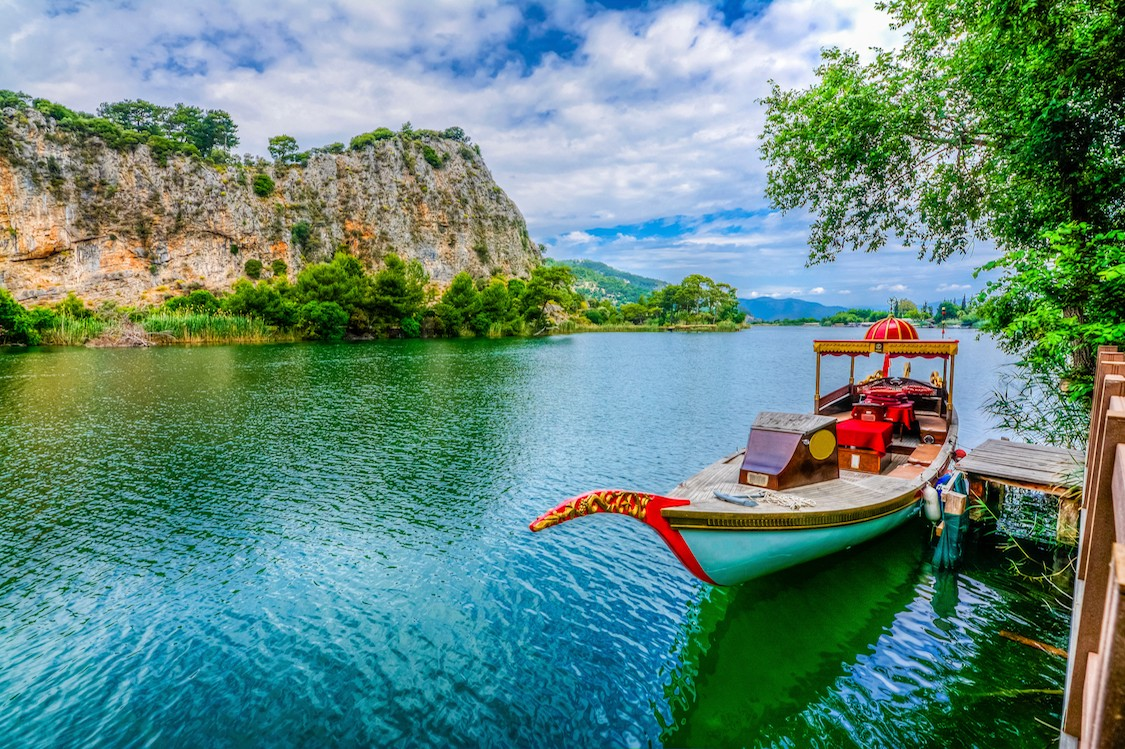
#> input picture resim2.jpg, 1125 x 749 px
$ python 'görev2.py'
#> lines starting #> are read from the running program, lines starting #| are printed output that depends on the picture
import cv2
import numpy as np
from matplotlib import pyplot as plt
import os

# 1. KENDİ CALCHIST FONKSİYONUMUZ

def kendi_calc_hist(kanal):
    """
    OpenCV'nin cv2.calcHist fonksiyonunu taklit eder.
    Tek bir renk kanalındaki piksel frekanslarını hesaplar.
    """
    hist = np.zeros(256, dtype=int)
    height, width = kanal.shape

    # Principle of Spatial Locality (Row-Major Order)
    for y in range(height):
        for x in range(width):
            piksel_degeri = kanal[y, x]
            hist[piksel_degeri] += 1

    return hist

# 2. GÖRSELİ OKUMA VE İŞLEME

script_dir = os.path.dirname(os.path.abspath(__file__))
image_path = os.path.join(script_dir, 'resim2.jpg')

# Türkçe karakter engelini aşarak okuma
img = cv2.imdecode(np.fromfile(image_path, dtype=np.uint8), cv2.IMREAD_COLOR)
#> img is the input picture: shape (749, 1125, 3); mean B, G, R 125.8, 137.1, 99.2

if img is None:
    print("Hata: 'resim2.jpg' dosyası okunamadı!")
else:
    # BGR Kanallarını ayırma
    blue_channel = img[:, :, 0]
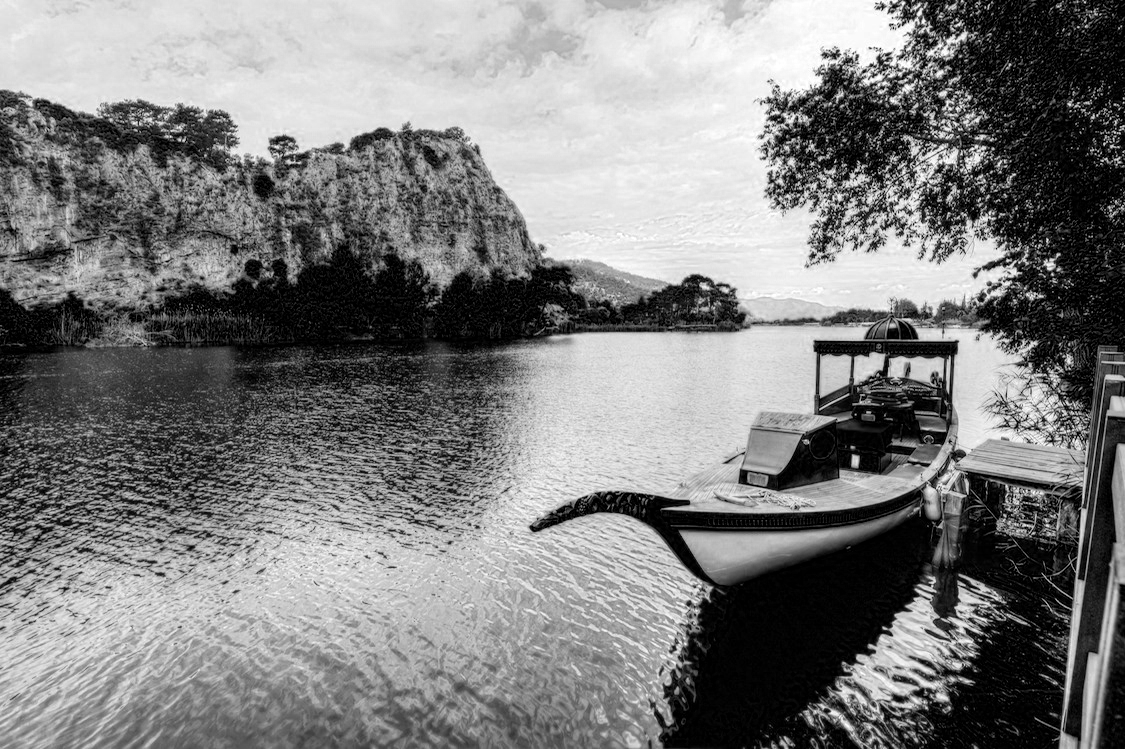
#> blue_channel: shape (749, 1125); min 0, max 255, mean 125.8
    green_channel = img[:, :, 1]
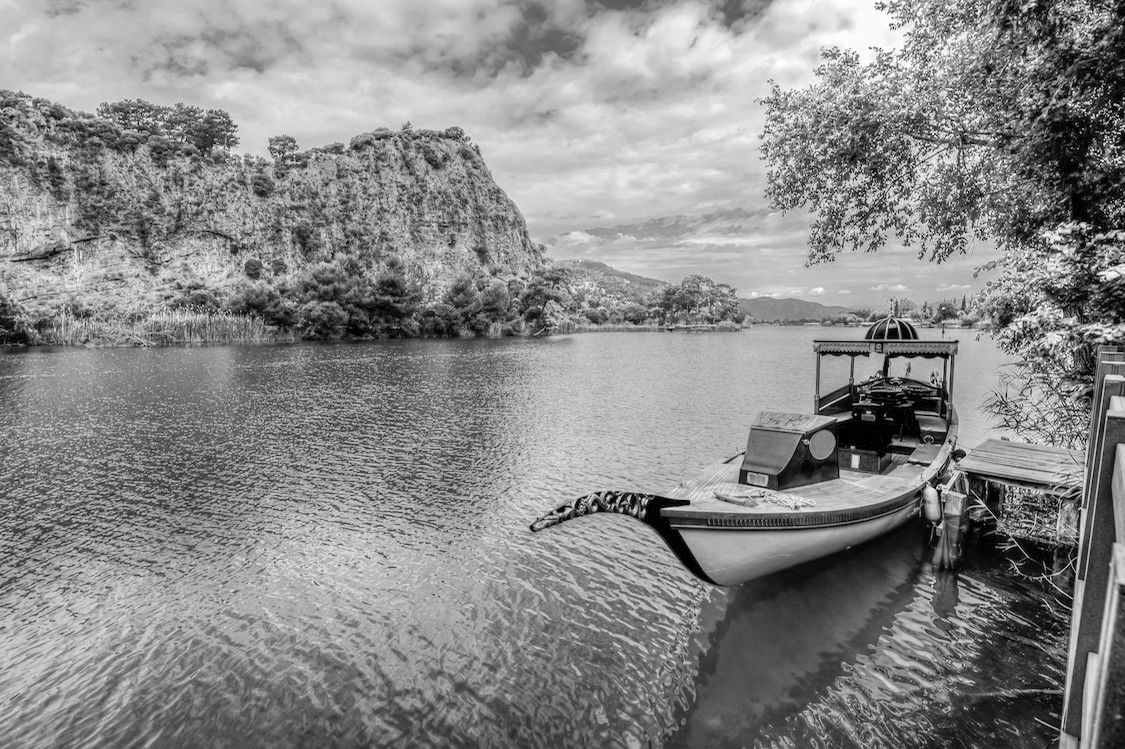
#> green_channel: shape (749, 1125); min 0, max 255, mean 137.1
    red_channel = img[:, :, 2]
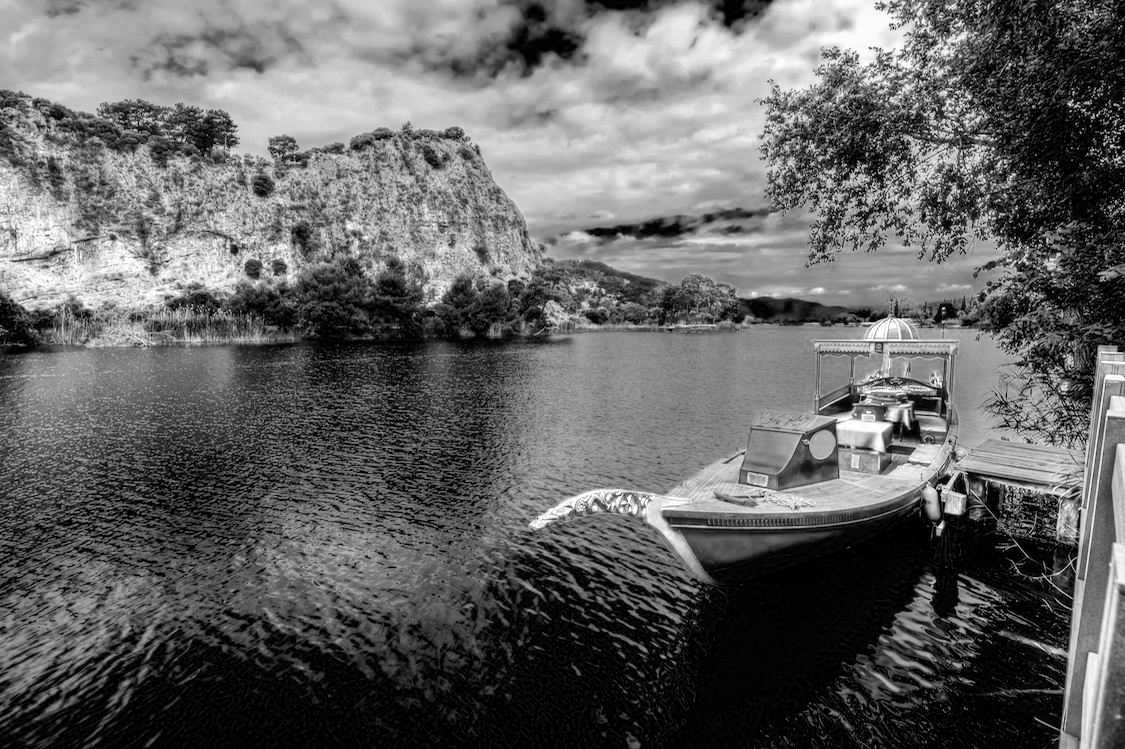
#> red_channel: shape (749, 1125); min 0, max 255, mean 99.2

    # Fonksiyonu her kanal için ayrı ayrı çalıştırma
    hist_b = kendi_calc_hist(blue_channel)
#> after the loop in kendi_calc_hist, `for y in range(height):`: hist = 256 values, max 54526 at index 0, min 339 at index 254, mean 3291.5
#> hist_b has the same summary as hist in kendi_calc_hist
    hist_g = kendi_calc_hist(green_channel)
#> hist_g = 256 values, max 8115 at index 183, min 71 at index 254, mean 3291.5
    hist_r = kendi_calc_hist(red_channel)
#> hist_r = 256 values, max 54730 at index 0, min 208 at index 254, mean 3291.5


    # 3. HISTOGRAM GRAFİĞİNİ ÇİZDİRME
    plt.figure(figsize=(10, 6))
    plt.title('Özel calcHist Fonksiyonu İle Kanal Histogramları')
    plt.xlabel('Piksel Yoğunluğu (0 - 255)')
    plt.ylabel('Piksel Frekansı')

    plt.plot(hist_b, color='blue', label='Mavi (Blue) Kanalı')
    plt.plot(hist_g, color='green', label='Yeşil (Green) Kanalı')
    plt.plot(hist_r, color='red', label='Kırmızı (Red) Kanalı')

    plt.xlim([0, 256])
    plt.legend()
    plt.grid(True, linestyle='--', alpha=0.5)
    plt.show()
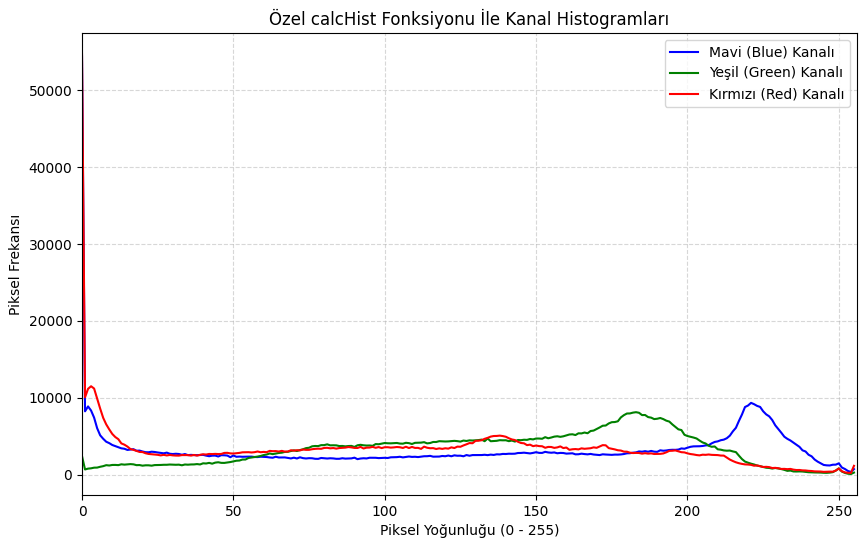
#> figure drawn by matplotlib, 1 panel; curve peaks at x = 0, y = 54526; curve peaks at x = 183, y = 8115; curve peaks at x = 0, y = 54730

$ run again, with resim.jpg copied over resim2.jpg
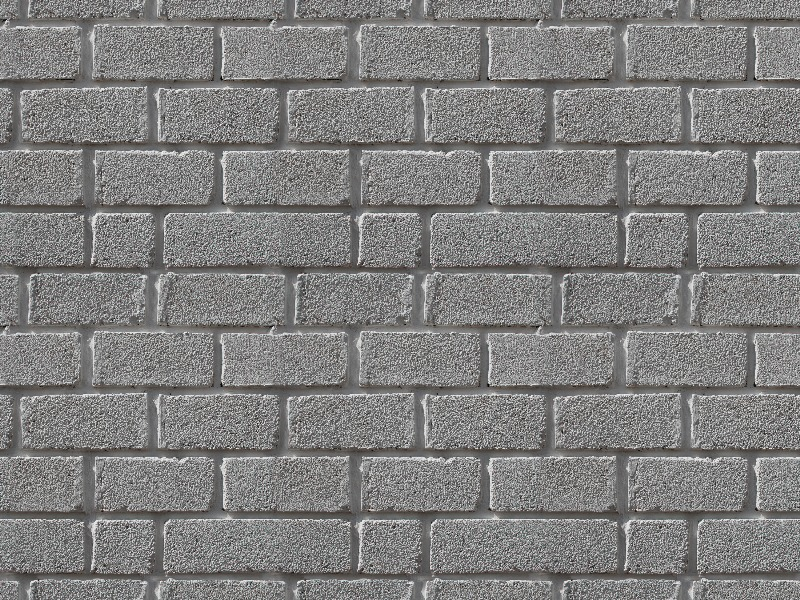
#> input picture resim.jpg, 800 x 600 px
#> img is the input picture: shape (600, 800, 3); mean B, G, R 126.4, 127.1, 127.8
#> after the loop in kendi_calc_hist, `for y in range(height):`: hist = 256 values, max 6052 at index 94, min 0 at index 247, mean 1875
#> hist_b has the same summary as hist in kendi_calc_hist
#> hist_g = 256 values, max 6228 at index 96, min 0 at index 4, mean 1875
#> hist_r = 256 values, max 6553 at index 98, min 0 at index 245, mean 1875
#> `plt.show()`:
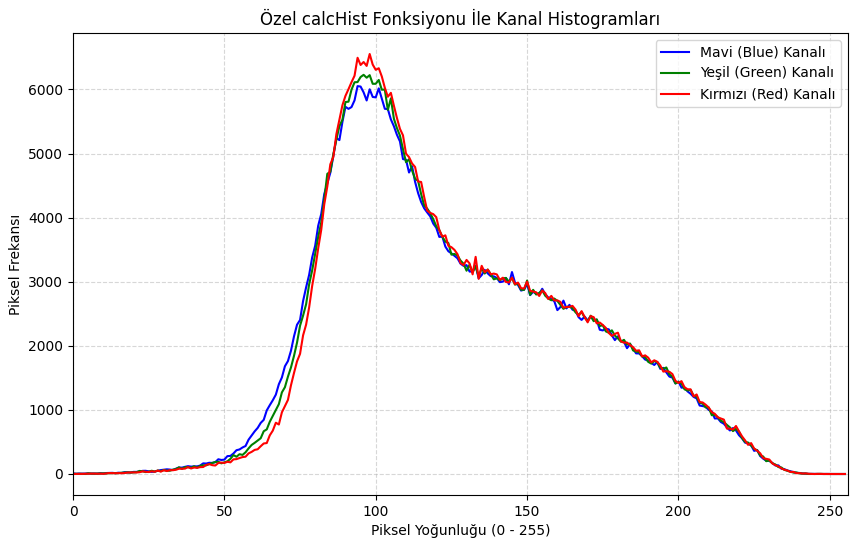
#> figure drawn by matplotlib, 1 panel; curve peaks at x = 94, y = 6052; curve peaks at x = 96, y = 6228; curve peaks at x = 98, y = 6553
